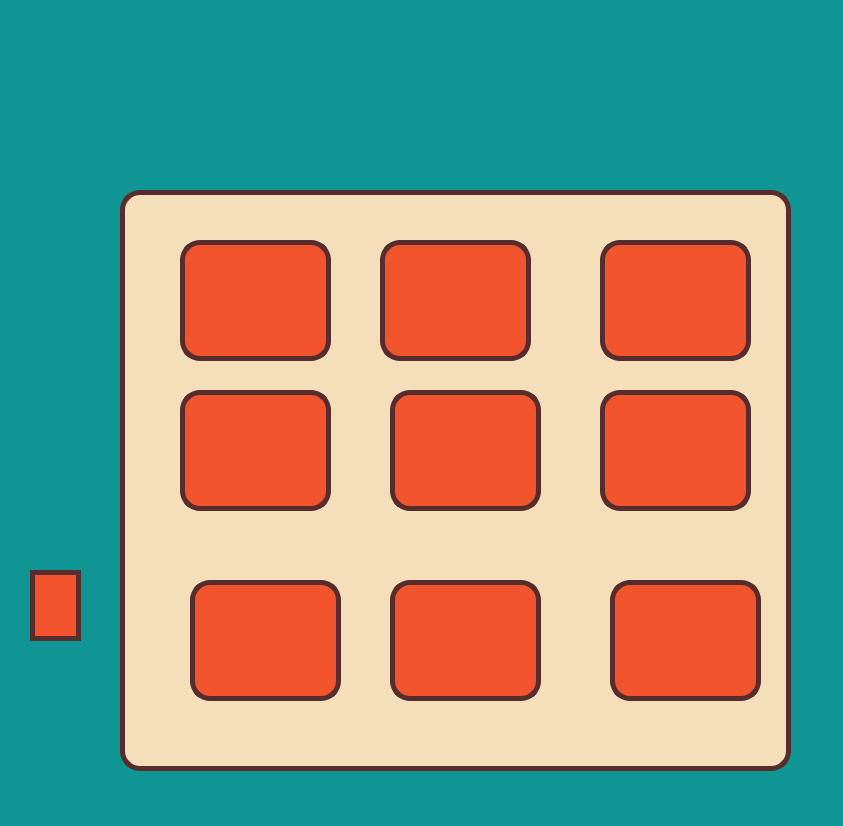
<?xml version="1.0" encoding="UTF-8"?>
<ui version="4.0">
 <class>MainWindow</class>
 <widget class="QMainWindow" name="MainWindow">
  <property name="geometry">
   <rect>
    <x>0</x>
    <y>0</y>
    <width>843</width>
    <height>826</height>
   </rect>
  </property>
  <property name="windowTitle">
   <string>MainWindow</string>
  </property>
  <property name="styleSheet">
   <string notr="true">background-color: rgb(14, 149, 148);</string>
  </property>
  <widget class="QWidget" name="centralwidget">
   <widget class="QFrame" name="frame">
    <property name="geometry">
     <rect>
      <x>120</x>
      <y>190</y>
      <width>671</width>
      <height>581</height>
     </rect>
    </property>
    <property name="styleSheet">
     <string notr="true">background-color: rgb(245, 223, 187);
 border: 5px solid rgb(86, 44, 44);
    border-radius: 20px;</string>
    </property>
    <property name="frameShape">
     <enum>QFrame::StyledPanel</enum>
    </property>
    <property name="frameShadow">
     <enum>QFrame::Raised</enum>
    </property>
    <widget class="QPushButton" name="PUSH1">
     <property name="geometry">
      <rect>
       <x>60</x>
       <y>50</y>
       <width>151</width>
       <height>121</height>
      </rect>
     </property>
     <property name="font">
      <font>
       <family>Agency FB</family>
       <pointsize>16</pointsize>
       <weight>9</weight>
       <italic>false</italic>
       <bold>false</bold>
      </font>
     </property>
     <property name="styleSheet">
      <string notr="true">QPushButton {
	font: 75 16pt &quot;Agency FB&quot;;
    color: rgb(255, 255, 255);
    background-color: rgb(242, 84, 45);
    border: 5px solid rgb(86, 44, 44);
    border-radius: 20px;
}
QPushButton:hover {
    background-color: rgb(18, 116, 117) ;
}</string>
     </property>
     <property name="text">
      <string/>
     </property>
    </widget>
    <widget class="QPushButton" name="PUSH4">
     <property name="geometry">
      <rect>
       <x>260</x>
       <y>50</y>
       <width>151</width>
       <height>121</height>
      </rect>
     </property>
     <property name="font">
      <font>
       <family>Agency FB</family>
       <pointsize>16</pointsize>
       <weight>9</weight>
       <italic>false</italic>
       <bold>false</bold>
      </font>
     </property>
     <property name="styleSheet">
      <string notr="true">QPushButton {
	font: 75 16pt &quot;Agency FB&quot;;
    color: rgb(255, 255, 255);
    background-color: rgb(242, 84, 45);
    border: 5px solid rgb(86, 44, 44);
    border-radius: 20px;
}
QPushButton:hover {
    background-color: rgb(18, 116, 117) ;
}</string>
     </property>
     <property name="text">
      <string/>
     </property>
    </widget>
    <widget class="QPushButton" name="PUSH7">
     <property name="geometry">
      <rect>
       <x>480</x>
       <y>50</y>
       <width>151</width>
       <height>121</height>
      </rect>
     </property>
     <property name="font">
      <font>
       <family>Agency FB</family>
       <pointsize>16</pointsize>
       <weight>9</weight>
       <italic>false</italic>
       <bold>false</bold>
      </font>
     </property>
     <property name="styleSheet">
      <string notr="true">QPushButton {
	font: 75 16pt &quot;Agency FB&quot;;
    color: rgb(255, 255, 255);
    background-color: rgb(242, 84, 45);
    border: 5px solid rgb(86, 44, 44);
    border-radius: 20px;
}
QPushButton:hover {
    background-color: rgb(18, 116, 117) ;
}</string>
     </property>
     <property name="text">
      <string/>
     </property>
    </widget>
    <widget class="QPushButton" name="PUSH2">
     <property name="geometry">
      <rect>
       <x>60</x>
       <y>200</y>
       <width>151</width>
       <height>121</height>
      </rect>
     </property>
     <property name="font">
      <font>
       <family>Agency FB</family>
       <pointsize>16</pointsize>
       <weight>9</weight>
       <italic>false</italic>
       <bold>false</bold>
      </font>
     </property>
     <property name="styleSheet">
      <string notr="true">QPushButton {
	font: 75 16pt &quot;Agency FB&quot;;
    color: rgb(255, 255, 255);
    background-color: rgb(242, 84, 45);
    border: 5px solid rgb(86, 44, 44);
    border-radius: 20px;
}
QPushButton:hover {
    background-color: rgb(18, 116, 117) ;
}</string>
     </property>
     <property name="text">
      <string/>
     </property>
    </widget>
    <widget class="QPushButton" name="PUSH8">
     <property name="geometry">
      <rect>
       <x>480</x>
       <y>200</y>
       <width>151</width>
       <height>121</height>
      </rect>
     </property>
     <property name="font">
      <font>
       <family>Agency FB</family>
       <pointsize>16</pointsize>
       <weight>9</weight>
       <italic>false</italic>
       <bold>false</bold>
      </font>
     </property>
     <property name="styleSheet">
      <string notr="true">QPushButton {
	font: 75 16pt &quot;Agency FB&quot;;
    color: rgb(255, 255, 255);
    background-color: rgb(242, 84, 45);
    border: 5px solid rgb(86, 44, 44);
    border-radius: 20px;
}
QPushButton:hover {
    background-color: rgb(18, 116, 117) ;
}</string>
     </property>
     <property name="text">
      <string/>
     </property>
    </widget>
    <widget class="QPushButton" name="PUSH3">
     <property name="geometry">
      <rect>
       <x>70</x>
       <y>390</y>
       <width>151</width>
       <height>121</height>
      </rect>
     </property>
     <property name="font">
      <font>
       <family>Agency FB</family>
       <pointsize>16</pointsize>
       <weight>9</weight>
       <italic>false</italic>
       <bold>false</bold>
      </font>
     </property>
     <property name="styleSheet">
      <string notr="true">QPushButton {
	font: 75 16pt &quot;Agency FB&quot;;
    color: rgb(255, 255, 255);
    background-color: rgb(242, 84, 45);
    border: 5px solid rgb(86, 44, 44);
    border-radius: 20px;
}
QPushButton:hover {
    background-color: rgb(18, 116, 117) ;
}</string>
     </property>
     <property name="text">
      <string/>
     </property>
    </widget>
    <widget class="QPushButton" name="PUSH9">
     <property name="geometry">
      <rect>
       <x>490</x>
       <y>390</y>
       <width>151</width>
       <height>121</height>
      </rect>
     </property>
     <property name="font">
      <font>
       <family>Agency FB</family>
       <pointsize>16</pointsize>
       <weight>9</weight>
       <italic>false</italic>
       <bold>false</bold>
      </font>
     </property>
     <property name="styleSheet">
      <string notr="true">QPushButton {
	font: 75 16pt &quot;Agency FB&quot;;
    color: rgb(255, 255, 255);
    background-color: rgb(242, 84, 45);
    border: 5px solid rgb(86, 44, 44);
    border-radius: 20px;
}
QPushButton:hover {
    background-color: rgb(18, 116, 117) ;
}</string>
     </property>
     <property name="text">
      <string/>
     </property>
    </widget>
    <widget class="QPushButton" name="PUSH5">
     <property name="geometry">
      <rect>
       <x>270</x>
       <y>200</y>
       <width>151</width>
       <height>121</height>
      </rect>
     </property>
     <property name="font">
      <font>
       <family>Agency FB</family>
       <pointsize>16</pointsize>
       <weight>9</weight>
       <italic>false</italic>
       <bold>false</bold>
      </font>
     </property>
     <property name="styleSheet">
      <string notr="true">QPushButton {
	font: 75 16pt &quot;Agency FB&quot;;
    color: rgb(255, 255, 255);
    background-color: rgb(242, 84, 45);
    border: 5px solid rgb(86, 44, 44);
    border-radius: 20px;
}
QPushButton:hover {
    background-color: rgb(18, 116, 117) ;
}</string>
     </property>
     <property name="text">
      <string/>
     </property>
    </widget>
    <widget class="QPushButton" name="PUSH6">
     <property name="geometry">
      <rect>
       <x>270</x>
       <y>390</y>
       <width>151</width>
       <height>121</height>
      </rect>
     </property>
     <property name="font">
      <font>
       <family>Agency FB</family>
       <pointsize>16</pointsize>
       <weight>9</weight>
       <italic>false</italic>
       <bold>false</bold>
      </font>
     </property>
     <property name="styleSheet">
      <string notr="true">QPushButton {
	font: 75 16pt &quot;Agency FB&quot;;
    color: rgb(255, 255, 255);
    background-color: rgb(242, 84, 45);
    border: 5px solid rgb(86, 44, 44);
    border-radius: 20px;
}
QPushButton:hover {
    background-color: rgb(18, 116, 117) ;
}</string>
     </property>
     <property name="text">
      <string/>
     </property>
    </widget>
   </widget>
   <widget class="QLabel" name="ganador_LB">
    <property name="geometry">
     <rect>
      <x>40</x>
      <y>0</y>
      <width>751</width>
      <height>101</height>
     </rect>
    </property>
    <property name="font">
     <font>
      <family>Agency FB</family>
      <pointsize>18</pointsize>
      <weight>50</weight>
      <bold>false</bold>
     </font>
    </property>
    <property name="text">
     <string/>
    </property>
   </widget>
   <widget class="QPushButton" name="PUSHRESET_2">
    <property name="geometry">
     <rect>
      <x>30</x>
      <y>570</y>
      <width>51</width>
      <height>71</height>
     </rect>
    </property>
    <property name="styleSheet">
     <string notr="true">QPushButton {
	image: url(:/Imagenes/escoba.png);
	font: 75 16pt &quot;Agency FB&quot;;
    color: rgb(255, 255, 255);
    background-color: rgb(242, 84, 45);
    border: 5px solid rgb(86, 44, 44);
    border-radius: 30px;
}
QPushButton:hover {
    background-color: rgb(18, 116, 117) ;
}</string>
    </property>
    <property name="text">
     <string/>
    </property>
   </widget>
  </widget>
  <widget class="QMenuBar" name="menubar">
   <property name="geometry">
    <rect>
     <x>0</x>
     <y>0</y>
     <width>843</width>
     <height>26</height>
    </rect>
   </property>
  </widget>
  <widget class="QStatusBar" name="statusbar"/>
 </widget>
 <resources>
  <include location="../Recursos.qrc"/>
 </resources>
 <connections/>
</ui>
